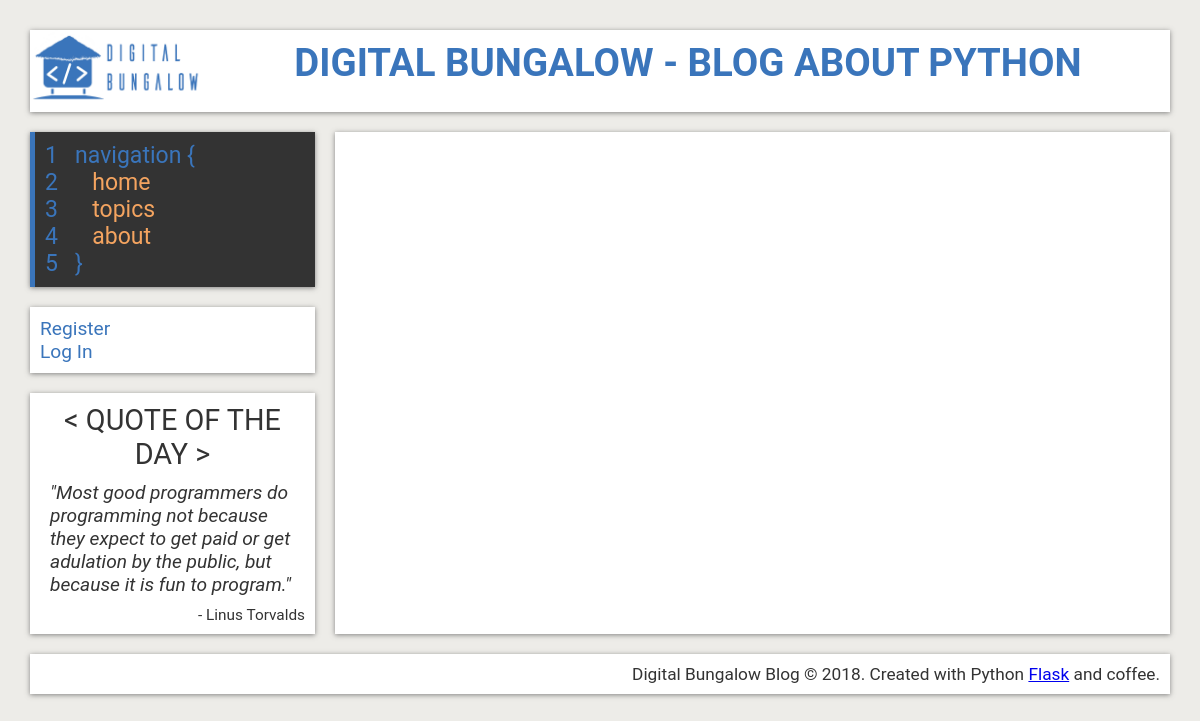
The page /topic/Python on the database as committed earlier.
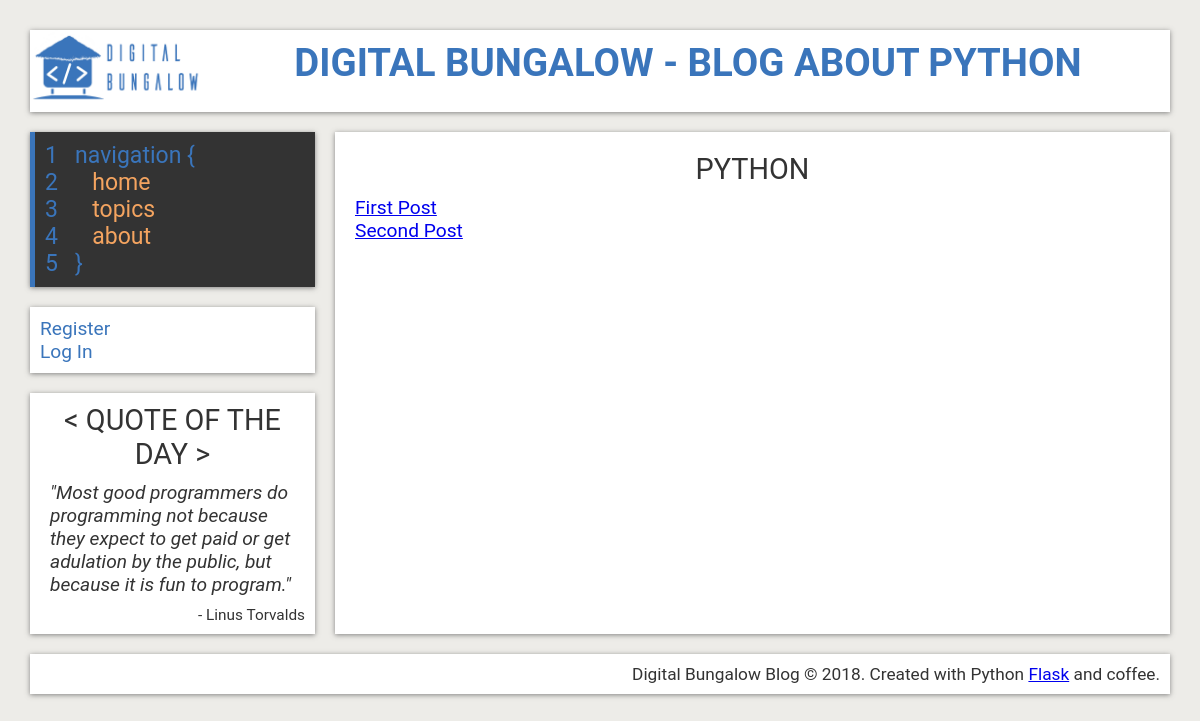
The same page on the database as committed later.
### flaskblog/models.py (models this page shows, shortened)
class Topic(db.Model):
    id = db.Column(db.Integer, primary_key=True)
    topicname = db.Column(db.String(60), nullable=False)
    posts = db.relationship('Post', backref='topic', lazy=True)

class Post(db.Model):
    id = db.Column(db.Integer, primary_key=True)
    title = db.Column(db.String(100), nullable=False)
    date_posted = db.Column(db.DateTime, nullable=False, default=datetime.utcnow)
    content = db.Column(db.Text, nullable=False)
    topic_id = db.Column(db.Integer, db.ForeignKey('topic.id'), nullable=False)
    user_id = db.Column(db.Integer, db.ForeignKey('user.id'), nullable=False)

### flaskblog/routes.py (the view)
@app.route("/topic/<topic_name>")
def topic(topic_name):
    topic = Topic.query.filter_by(topicname=topic_name).first()
    return render_template('topic.html', topic=topic)

### flaskblog/templates/topic.html
{% extends "layout.html" %}
{% block content %}
    <article class="topics">
      <section class="post-list">
        <h2>{{ topic.topicname }}</h2>
        {% for post in topic.posts %}
          <td> <p>
            <a href="{{ url_for('post', post_title=post.title)}}">{{ post.title }}</a>
          </p> </td>
        {% endfor %}
      </section>
    </article>
{% endblock content %}

Rows that differ between the two databases and show on the page:
added Topic: topicname "PYTHON"
added Post: title "First Post"
added Post: title "Second Post"
